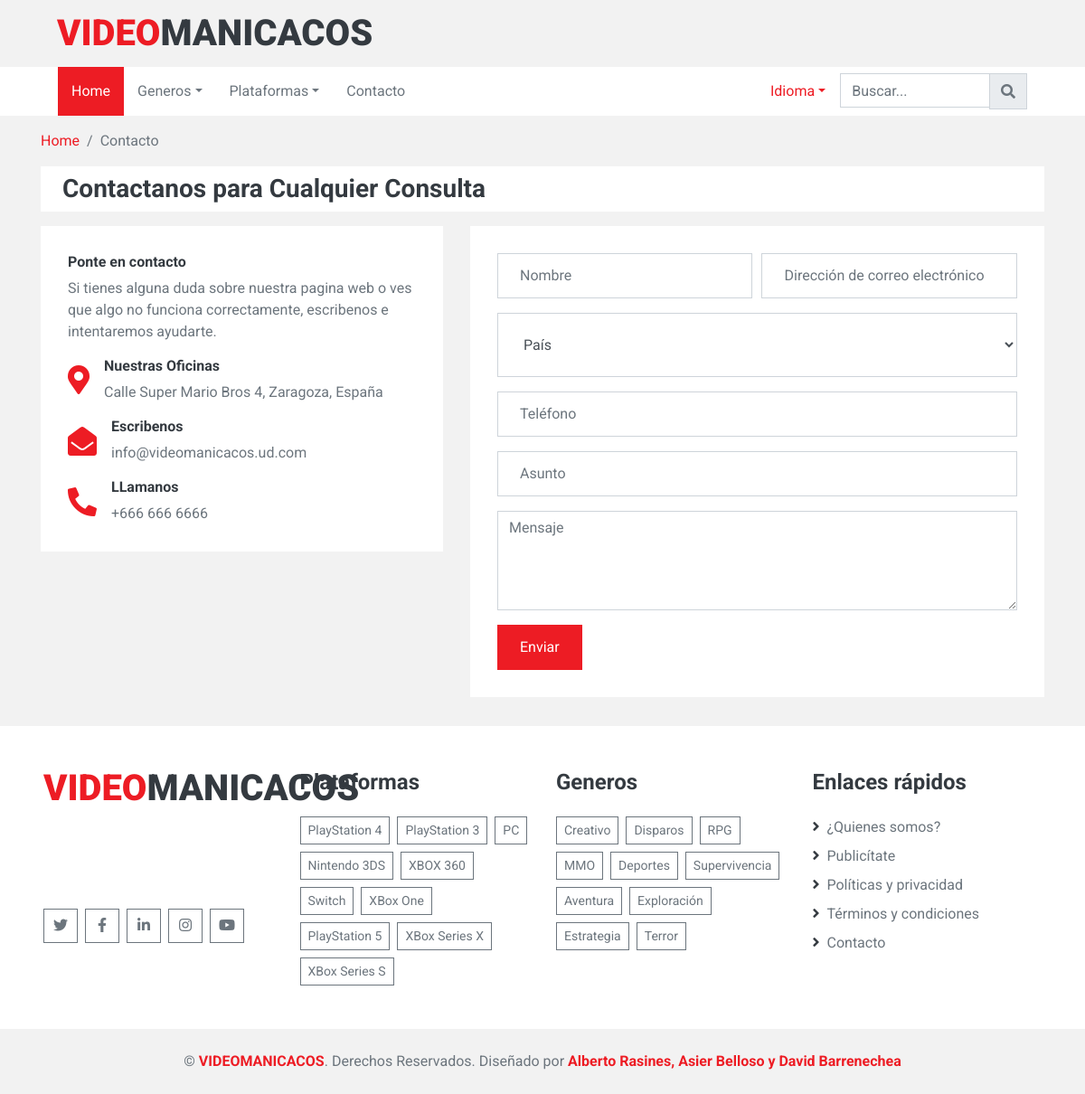
Page /contact/ on the committed database.
### patata/models.py (models this page shows, shortened)
class Plataforma(models.Model):
    nombre = models.CharField(max_length=50)
    owner = models.CharField(max_length=50)
    url_p = models.TextField(default = "")

class Genero(models.Model):
    nombre = models.CharField(max_length= 50)

### patata/views.py (the view)
# urls.py: path('contact/', views.ContactView.as_view(), name='Contact'),
class ContactView(BaseView):
    vars = {
        'todasPlataformas': Plataforma.objects.all(),
        'genders': Genero.objects.all()
    }
    view:str
    def __init__(self, view='contact.html'):
        self.view = view
    def get(self, request):
        print(len(self.vars.keys()))
        return render(request, self.view, self.vars)

### patata/templates/contact.html (shortened to what this page needs)
{% extends 'base.html' %}
{% load i18n %}
{% block content %}
<div class="container-fluid">
    <div class="container">
        <nav class="breadcrumb bg-transparent m-0 p-0">
            <a class="breadcrumb-item" href="#">{% trans 'home' %}</a>
            <span class="breadcrumb-item active">{% trans 'contact' %}</span>
        </nav>
    </div>
</div>
<div class="container-fluid py-3">
    <div class="container">
        <div class="bg-light py-2 px-4 mb-3">
            <h3 class="m-0">{% trans 'Contact Us For Any Queries' %}</h3>
        </div>
        <div class="row">
            <div class="col-md-5">
                <div class="bg-light mb-3" style="padding: 30px;">
                    <h6 class="font-weight-bold">{% trans 'Get in touch' %}</h6>
                    <p>{% trans 'Si tienes alguna duda sobre nuestra pagina web o ves que algo no funciona correctamente, escribenos e intentaremos ayudarte.' %} </p>
                    <div class="d-flex align-items-center mb-3">
                        <i class="fa fa-2x fa-map-marker-alt text-primary mr-3"></i>
                        <div class="d-flex flex-column">
                            <h6 class="font-weight-bold">{% trans 'Our Office' %}</h6>
                            <p class="m-0">Calle Super Mario Bros 4, Zaragoza, España</p>
                        </div>
                    </div>
                    <div class="d-flex align-items-center mb-3">
                        <i class="fa fa-2x fa-envelope-open text-primary mr-3"></i>
                        <div class="d-flex flex-column">
                            <h6 class="font-weight-bold">{% trans 'Email Us' %}</h6>
                            <p class="m-0">info@videomanicacos.ud.com</p>
                        </div>
                    </div>
                    <div class="d-flex align-items-center">
                        <i class="fas fa-2x fa-phone-alt text-primary mr-3"></i>
                        <div class="d-flex flex-column">
                            <h6 class="font-weight-bold">{% trans 'Call Us' %}</h6>
                            <p class="m-0">+666 666 6666</p>
                        </div>
                    </div>
                </div>
            </div>
            <div class="col-md-7">
                <div class="contact-form bg-light mb-3" style="padding: 30px;">
                    <form action="{% url 'registrar' %}" method="post">
                        <div class="form-row">
                            <div class="col-md-6">
                                <div class="control-group">
                                    <input name="name" type="text" class="form-control p-4" id="name" placeholder="{% trans 'Your Name' %}" required="required" data-validation-required-message="{% trans 'Please enter your name' %}" />
                                </div>
                            </div>
                            <div class="col-md-6">
                                <div class="control-group">
                                    <input name="email" type="email" class="form-control p-4" id="email" placeholder="{% trans 'Your Email' %}" required="required" data-validation-required-message="{% trans 'Please enter your email' %}" />
                                </div>
                            </div>
                        </div>
                        <div class="control-group">
                            <select name="country" class="paises p-4" id="country" required>
                                <option disabled selected value="">{% trans 'Country' %}</option>
                            </select>
                        </div>
                        <div class="control-group">
                            <input name="telephone" type="text" class="form-control p-4" id="telephone" placeholder="{% trans 'Telephone' %}" required="required" data-validation-required-message="{% trans 'Please enter a telefone' %}" />
                        </div>
                        <div class="control-group">
                            <input name="subject" type="text" class="form-control p-4" id="subject" placeholder="{% trans 'Subject' %}" required="required" data-validation-required-message="{% trans 'Please enter a subject' %}" />
                        </div>
                        <div class="control-group">
                            <textarea name="message" class="form-control" rows="4" id="message" placeholder="{% trans 'Message' %}" required="required" data-validation-required-message="{% trans 'Please enter your message' %}"></textarea>
                        </div>
                        <div>
                            <button class="btn btn-primary font-weight-semi-bold px-4" style="height: 50px;" type="submit" id="sendMessageButton" value="{% trans 'Send Message' %}">{% trans 'Send Message' %}</button>
                        </div>
                    </form>
                </div>
            </div>
        </div>
    </div>
</div>
{% endblock %}

### patata/templates/base.html (shortened to what this page needs)
<!DOCTYPE html>
<html lang="es">
    {% load i18n %}
    <head>
        {% load static %}
        <link href="https://cdnjs.cloudflare.com/ajax/libs/font-awesome/5.15.0/css/all.min.css" rel="stylesheet">
        {% load static %}
        <link href="{% static 'lib/owlcarousel/assets/owl.carousel.min.css' %}" rel="stylesheet">
        {% load static %}
        <link href="{% static 'css/a/style.css' %}" rel="stylesheet">
    </head>
    <body>
        <div class="container-fluid">
            <div class="row align-items-center py-2 px-lg-5">
                <div class="col-lg-4">
                    <a href="" class="navbar-brand d-none d-lg-block">
                        <h1 class="m-0 display-5 text-uppercase"><span class="text-primary">Video</span>Manicacos</h1>
                    </a>
                </div>
                <div class="col-lg-8 text-center text-lg-right">
                </div>
            </div>
        </div>
        <div class="container-fluid p-0 mb-3">
            <nav class="navbar navbar-expand-lg bg-light navbar-light py-2 py-lg-0 px-lg-5">
                <div class="collapse navbar-collapse justify-content-between px-0 px-lg-3" id="navbarCollapse">
                    <div class="navbar-nav mr-auto py-0">
                        <a href="/" class="nav-item nav-link active">{% trans 'home' %}</a>
                        <div class="nav-item dropdown">
                            <a href="#" class="nav-link dropdown-toggle" data-toggle="dropdown">{% trans 'genres' %}</a>
                        </div>
                        <div class="nav-item dropdown">
                            <a href="#" class="nav-link dropdown-toggle" data-toggle="dropdown">{% trans 'platforms' %}</a>
                        </div>
                        <a href="/contact" class="nav-item nav-link">{% trans 'contact' %}</a>
                    </div>
                    <div class="input-group ml-auto" style="width: 100%; max-width: 300px;">
                        <div class="nav-item dropdown">
                            <a href="#" class="nav-link dropdown-toggle" method="post" data-toggle="dropdown">{% trans 'Idioma' %}</a>
                                    {% get_current_language as LANGUAGE_CODE %}
                                    {% get_available_languages as LANGUAGES %}
                                    {% get_language_info_list for LANGUAGES as languages %}
                        </div>
                        <input type="text" class="form-control" placeholder="{% trans 'search...' %}">
                        <div class="input-group-append">
                            <button class="input-group-text text-secondary"><i
                                    class="fa fa-search"></i></button>
                        </div>
                    </div>
                </div>
            </nav>
        </div>
        {% block content %}
        {% endblock %}
        <div class="container-fluid bg-light pt-5 px-sm-3 px-md-5">
            <div class="row">
                <div class="col-lg-3 col-md-6 mb-5">
                    {% load static %}
                    <a href="{% static 'index.html' %}" class="navbar-brand">
                        <h1 class="mb-2 mt-n2 display-5 text-uppercase"><span class="text-primary">Video</span>Manicacos</h1>
                    </a>
                    <br><br><br><br>
                    <div class="d-flex justify-content-start mt-4">
                        <a class="btn btn-outline-secondary text-center mr-2 px-0" style="width: 38px; height: 38px;" href="https://twitter.com/VideoManicacos"><i class="fab fa-twitter"></i></a>
                        <a class="btn btn-outline-secondary text-center mr-2 px-0" style="width: 38px; height: 38px;" href="#"><i class="fab fa-facebook-f"></i></a>
                        <a class="btn btn-outline-secondary text-center mr-2 px-0" style="width: 38px; height: 38px;" href="#"><i class="fab fa-linkedin-in"></i></a>
                        <a class="btn btn-outline-secondary text-center mr-2 px-0" style="width: 38px; height: 38px;" href="https://www.instagram.com/VideoManicacos/"><i class="fab fa-instagram"></i></a>
                        <a class="btn btn-outline-secondary text-center mr-2 px-0" style="width: 38px; height: 38px;" href="https://www.youtube.com/@VideoManicacos"><i class="fab fa-youtube"></i></a>
                    </div>
                </div>
                <div class="col-lg-3 col-md-6 mb-5">
                    <h4 class="font-weight-bold mb-4">{% trans 'platforms' %}</h4>
                    <div class="d-flex flex-wrap m-n1">
                        {% for plat in todasPlataformas %}
                        <a href="/platform/p={{plat.nombre}}" class="btn btn-sm btn-outline-secondary m-1">{{plat.nombre}}</a>
                        {% endfor %}
                    </div>
                </div>
                <div class="col-lg-3 col-md-6 mb-5">
                    <h4 class="font-weight-bold mb-4">{% trans 'genres' %}</h4>
                    <div class="d-flex flex-wrap m-n1">
                        {% for gend in genders %}
                        <a href="/genre/g={{gend.nombre}}" class="btn btn-sm btn-outline-secondary m-1">{% trans gend.nombre %}</a>
                        {% endfor %}
                    </div>
                </div>
                <div class="col-lg-3 col-md-6 mb-5">
                    <h4 class="font-weight-bold mb-4">{% trans 'quick links' %}</h4>
                    <div class="d-flex flex-column justify-content-start">
                        <a class="text-secondary mb-2" href="#"><i class="fa fa-angle-right text-dark mr-2"></i>{% trans 'about us' %}</a>
                        <a class="text-secondary mb-2" href="#"><i class="fa fa-angle-right text-dark mr-2"></i>{% trans 'advertise' %}</a>
                        <a class="text-secondary mb-2" href="#"><i class="fa fa-angle-right text-dark mr-2"></i>{% trans 'p&p' %}</a>
                        <a class="text-secondary mb-2" href="#"><i class="fa fa-angle-right text-dark mr-2"></i>{% trans 't&c' %}</a>
                        <a class="text-secondary" href="/contact"><i class="fa fa-angle-right text-dark mr-2"></i>{% trans 'contact' %}</a>
                    </div>
                </div>
            </div>
        </div>
        <div class="container-fluid py-4 px-sm-3 px-md-5">
            <p class="m-0 text-center">
                &copy; <a class="font-weight-bold" href="https://rr.noordstar.me/about-us-e545d096">VIDEOMANICACOS</a>. {% trans 'copyright' %}
                {% trans 'designedby' %} <a class="font-weight-bold" href="https://i.pinimg.com/originals/4e/8f/dc/4e8fdc00c3dadc4d0c70b208d96685fe.jpg">Alberto Rasines, Asier Belloso y David Barrenechea</a>
            </p>
        </div>
        {% load static %}
        {% load static %}
        {% load static %}
        {% load static %}
        {% load static %}
    </body>
</html>

### rows in the picture
Plataforma: nombre "PlayStation 4"
Plataforma: nombre "PlayStation 3"
Plataforma: nombre "PC"
Plataforma: nombre "Nintendo 3DS"
Plataforma: nombre "XBOX 360"
Plataforma: nombre "Switch"
Plataforma: nombre "XBox One"
Plataforma: nombre "PlayStation 5"
Plataforma: nombre "XBox Series X"
Plataforma: nombre "XBox Series S"
